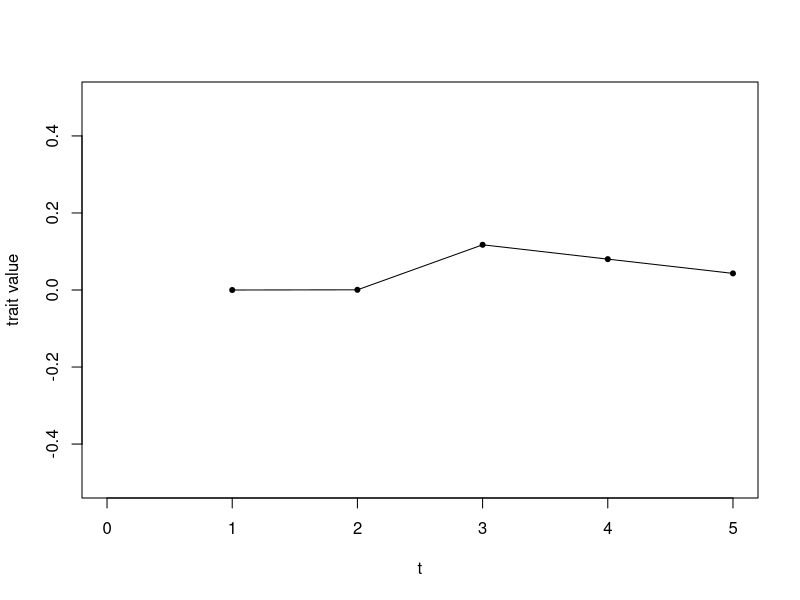
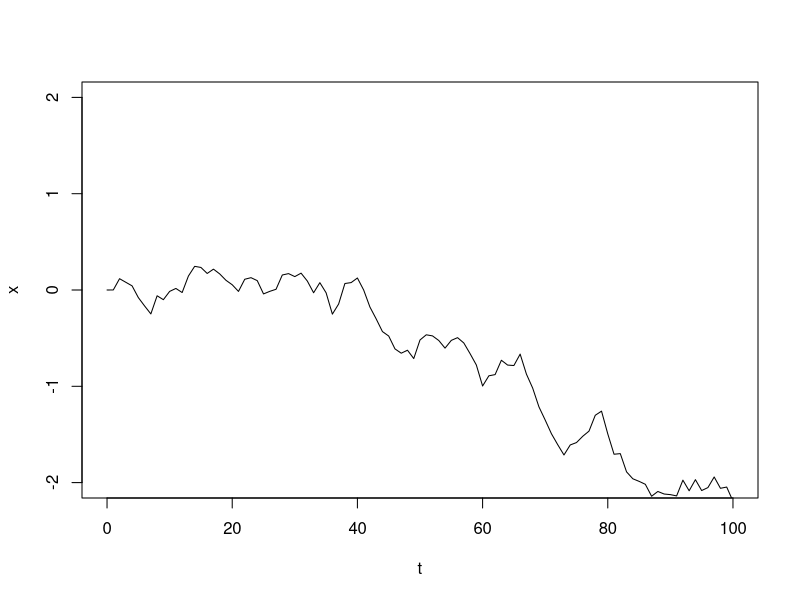
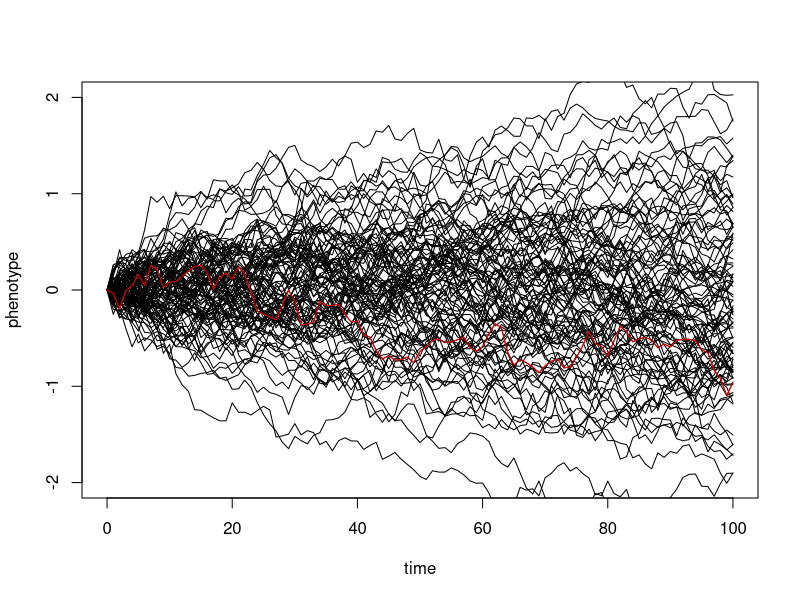
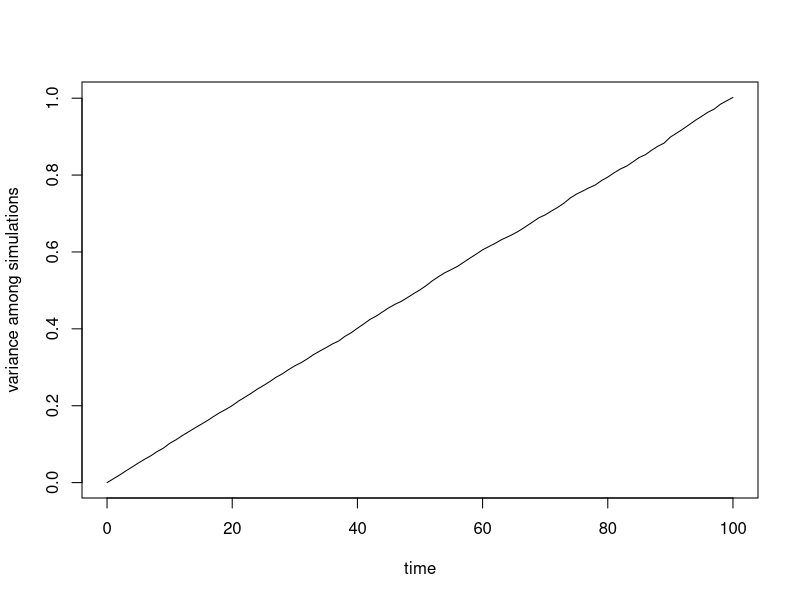

Source code (R) for these figures, in order:
## ---- chunk 1
knitr::opts_chunk$set(echo = TRUE, warning = FALSE, message = FALSE)
## ---- chunk 2
t <- 0:100  
## ---- chunk 3
sig2 <- 0.01 
## ---- chunk 4
x <- rnorm(n = length(t) - 1, sd = sqrt(sig2))
x
## ---- chunk 5
stepwise_values <- numeric()

stepwise_values[1] <- 0
plot(1, stepwise_values[1], 
     xlim = c(0,5), ylim = c(-0.5,0.5), 
     xlab = "t", ylab = "trait value", 
     pch = 20, type = "o")

stepwise_values[2] <- stepwise_values[1] + x[1]
points(2, stepwise_values[2], pch = 20)

stepwise_values[3] <- stepwise_values[2] + x[2]
points(3, stepwise_values[3], pch = 20)

stepwise_values[4] <- stepwise_values[3] + x[3]
points(4, stepwise_values[4], pch = 20)

stepwise_values[5] <- stepwise_values[4] + x[4]
points(5, stepwise_values[5], pch = 20)

lines(1:5, stepwise_values)

## ---- chunk 6
x <- c(0, cumsum(x))
plot(t, x, type = "l", ylim = c(-2, 2))
## ---- chunk 7
t <- 0:100
sig2 <- 0.01
nsim <- 100
X <- matrix(rnorm(n = nsim * (length(t) - 1), sd = sqrt(sig2)), nsim, length(t) - 1)
X <- cbind(rep(0, nsim), t(apply(X, 1, cumsum)))
plot(t, X[1, ], xlab = "time", ylab = "phenotype", ylim = c(-2, 2), type = "l")
apply(X[2:nsim, ], 1, function(x, t) lines(t, x), t = t)
lines(t, X[1, ], xlab = "time", ylab = "phenotype", ylim = c(-2, 2), col = "red")
## ---- chunk 8
nsim <- 10000
X <- matrix(rnorm(n = nsim * (length(t) - 1), sd = sqrt(sig2)), nsim, length(t) - 1)
X <- cbind(rep(0, nsim), t(apply(X, 1, cumsum)))
v <- apply(X, 2, var)
plot(t, v, type = "l", xlab = "time", ylab = "variance among simulations")
